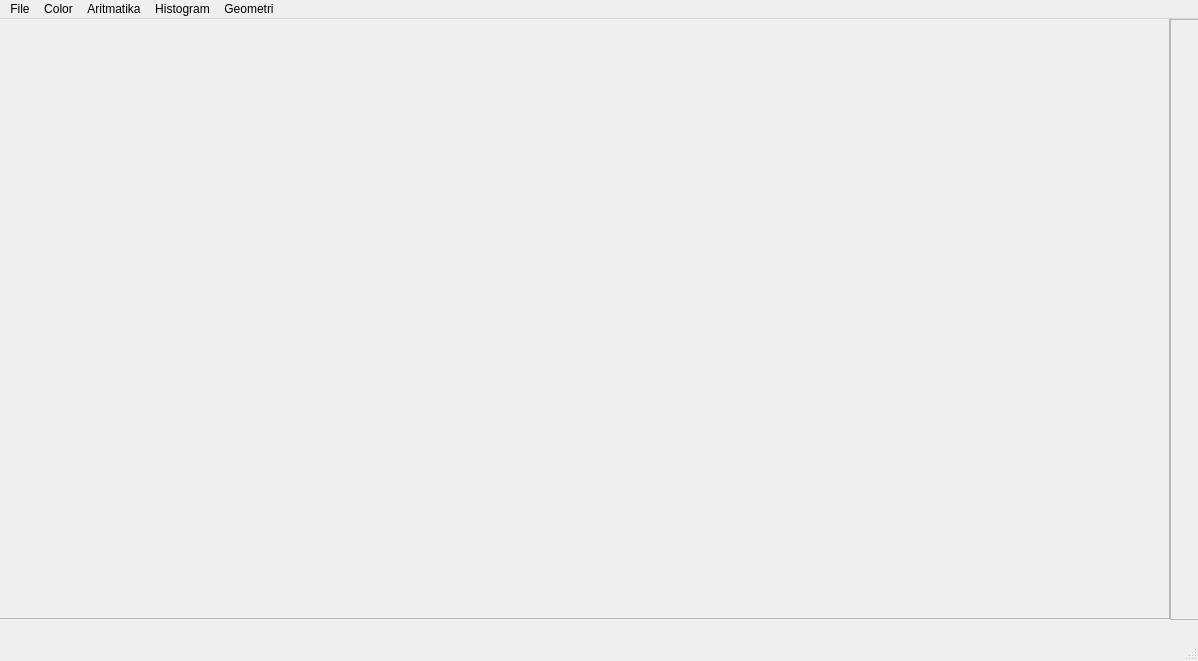
<?xml version="1.0" encoding="UTF-8"?>
<ui version="4.0">
 <class>mainWindow</class>
 <widget class="QMainWindow" name="mainWindow">
  <property name="geometry">
   <rect>
    <x>0</x>
    <y>0</y>
    <width>1198</width>
    <height>661</height>
   </rect>
  </property>
  <property name="windowTitle">
   <string>MainWindow</string>
  </property>
  <widget class="QWidget" name="centralwidget">
   <widget class="QFrame" name="frame">
    <property name="geometry">
     <rect>
      <x>-1</x>
      <y>-1</y>
      <width>1171</width>
      <height>601</height>
     </rect>
    </property>
    <property name="frameShape">
     <enum>QFrame::StyledPanel</enum>
    </property>
    <property name="frameShadow">
     <enum>QFrame::Raised</enum>
    </property>
    <widget class="QLabel" name="label">
     <property name="geometry">
      <rect>
       <x>360</x>
       <y>130</y>
       <width>411</width>
       <height>291</height>
      </rect>
     </property>
     <property name="text">
      <string/>
     </property>
    </widget>
   </widget>
   <widget class="QFrame" name="frame_2">
    <property name="geometry">
     <rect>
      <x>1170</x>
      <y>0</y>
      <width>31</width>
      <height>601</height>
     </rect>
    </property>
    <property name="frameShape">
     <enum>QFrame::StyledPanel</enum>
    </property>
    <property name="frameShadow">
     <enum>QFrame::Raised</enum>
    </property>
   </widget>
  </widget>
  <widget class="QMenuBar" name="menubar">
   <property name="geometry">
    <rect>
     <x>0</x>
     <y>0</y>
     <width>1198</width>
     <height>30</height>
    </rect>
   </property>
   <widget class="QMenu" name="menuOpen">
    <property name="title">
     <string>File</string>
    </property>
    <addaction name="actionOpen"/>
    <addaction name="actionSave"/>
    <addaction name="actionQuit"/>
   </widget>
   <widget class="QMenu" name="menuColor">
    <property name="title">
     <string>Color</string>
    </property>
    <widget class="QMenu" name="menuGrayscale">
     <property name="title">
      <string>Grayscale</string>
     </property>
     <addaction name="actionAverage"/>
     <addaction name="actionLightness"/>
     <addaction name="actionLuminance"/>
    </widget>
    <addaction name="menuGrayscale"/>
    <addaction name="actionBrightness"/>
    <addaction name="actionInvers"/>
   </widget>
   <widget class="QMenu" name="menuAritmatika">
    <property name="title">
     <string>Aritmatika</string>
    </property>
   </widget>
   <widget class="QMenu" name="menuGeometri">
    <property name="title">
     <string>Geometri</string>
    </property>
    <widget class="QMenu" name="menuFlip">
     <property name="title">
      <string>Flip</string>
     </property>
     <addaction name="actionVertical"/>
     <addaction name="actionHorizontal"/>
    </widget>
    <addaction name="menuFlip"/>
    <addaction name="actionCrop"/>
   </widget>
   <widget class="QMenu" name="menuHistogram">
    <property name="title">
     <string>Histogram</string>
    </property>
    <addaction name="actionHistogram_Equalization"/>
   </widget>
   <addaction name="menuOpen"/>
   <addaction name="menuColor"/>
   <addaction name="menuAritmatika"/>
   <addaction name="menuHistogram"/>
   <addaction name="menuGeometri"/>
  </widget>
  <widget class="QStatusBar" name="statusbar"/>
  <action name="actionOpen">
   <property name="text">
    <string>Open</string>
   </property>
  </action>
  <action name="actionSave">
   <property name="text">
    <string>Save</string>
   </property>
  </action>
  <action name="actionQuit">
   <property name="text">
    <string>Quit</string>
   </property>
  </action>
  <action name="actionBrightness">
   <property name="text">
    <string>Brightness</string>
   </property>
  </action>
  <action name="actionAverage">
   <property name="text">
    <string>Average</string>
   </property>
  </action>
  <action name="actionLightness">
   <property name="text">
    <string>Lightness</string>
   </property>
  </action>
  <action name="actionLuminance">
   <property name="text">
    <string>Luminance</string>
   </property>
  </action>
  <action name="actionInvers">
   <property name="text">
    <string>Invers</string>
   </property>
  </action>
  <action name="actionCrop">
   <property name="text">
    <string>Crop</string>
   </property>
  </action>
  <action name="actionVertical">
   <property name="text">
    <string>Vertical</string>
   </property>
  </action>
  <action name="actionHorizontal">
   <property name="text">
    <string>Horizontal</string>
   </property>
  </action>
  <action name="actionHistogram_Equalization">
   <property name="text">
    <string>Histogram Equalization</string>
   </property>
  </action>
 </widget>
 <resources/>
 <connections/>
</ui>
